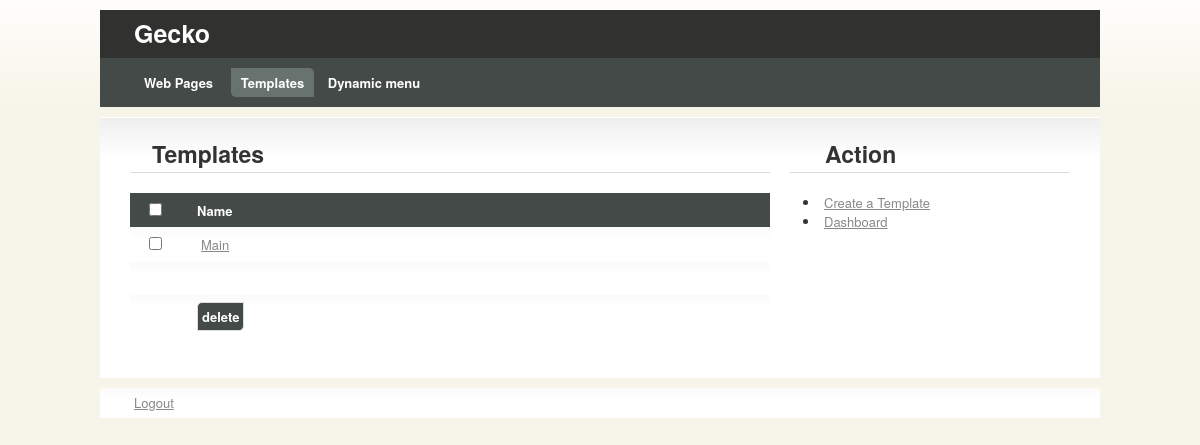
/admin/template.php (signed in), run on an earlier commit of the app's database.
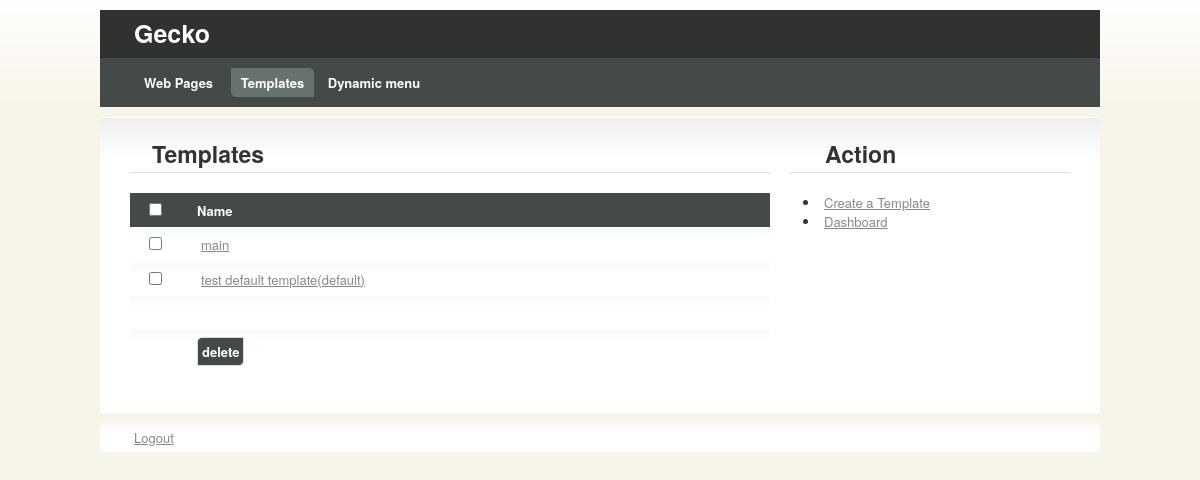
And on a later commit of the database.
### tables this page shows
CREATE TABLE IF NOT EXISTS `template` (
  `id` int(11) NOT NULL AUTO_INCREMENT,
  `name` varchar(250) NOT NULL,
  `content` text NOT NULL,
  `gdefault` int(12) NOT NULL,
  PRIMARY KEY (`id`)
);

### admin/template.php (the view, shortened to what this page needs)
<?php
if(isset($_SESSION['id'])){
?>
<!DOCTYPE html PUBLIC "-//W3C//DTD XHTML 1.0 Strict//EN"
	"http://www.w3.org/TR/xhtml1/DTD/xhtml1-strict.dtd">
<html xmlns="http://www.w3.org/1999/xhtml" xml:lang="en" lang="en">
	<head>
		<link rel="stylesheet" href="css/960.css" type="text/css" media="screen" charset="utf-8" />
		<link rel="stylesheet" href="css/template.css" type="text/css" media="screen" charset="utf-8" />
		<link rel="stylesheet" href="css/colour.css" type="text/css" media="screen" charset="utf-8" />
	</head>
	<body>
		<h1 id="head"><a style="color:#FFFFFF;text-decoration:none;" href="/admin/dashboard.php">Gecko</a></h1>
		<ul id="navigation">
			<li><span><a href="/admin/webpage.php">Web Pages</a></span></li>
			<li><a href="/admin/template.php" class="active">Templates</a></li>
			<li><a href="/admin/menu.php">Dynamic menu</a></li>
		</ul>
		<div id="content" class="container_16 clearfix">
			<div class="grid_11">
				<h2 style="padding-left:22px;" style="padding-left:22px;">Templates</h2>
				<form name="form1" method="post" action="delete_template.php">
<table>
<thead>
<tr>
<th style="width:22px;"><input type="checkbox" name="chkall" id="chkall" style="width:auto!important;" /></th><th>Name</th>
</tr>
</thead>
<tbody>
<?php
$sql = mysql_query("SELECT * FROM template");
while($row=mysql_fetch_array($sql)){
?>
<tr>
<td style="width:22px;"><input type="checkbox" name="template[]" id="template" class="template" value="<?=$row['id']?>" style="width:auto!important;" /></td><td><a href="update_template.php?id=<?=$row['id']?>"><?=$row['name']?><?php if($row['gdefault']==1){ echo "(default)"; } ?><a/></td>
</tr>
<?php } ?>
<tr><td>&nbsp;</td><td>&nbsp;</td></tr>
<tr><td>&nbsp;</td><td><input type="submit" name="delete" value="delete" /></td></tr>
</tbody>
</table>
</form>
			</div>
				<div class="grid_5">
				<h2 style="padding-left: 35px;">Action</h2>
				<ul>
					<li><a href="/admin/create_template.php">Create a Template</a></li>
					<li><a href="/admin/dashboard.php">Dashboard</a></li>
				</ul>
			</div>
		</div>
		<div id="foot">
					<a href="/admin/logout.php">Logout</a>
		</div>
	</body>
</html>
<?php
}else{
echo "<div style='color:red'>FUCK YOU KA!</div>";
}
?>

What changed in the data, as far as the page shows it:
changed template: name "Main" → "main"
added template: name "test default template", gdefault "(default)"
